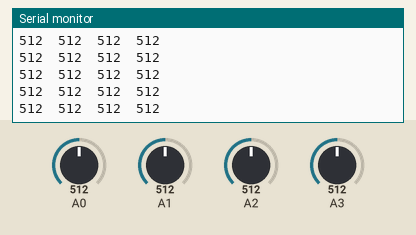
This sketch was run on a simulated Arduino Uno, built with avr-gcc and run on an emulated ATmega328P. Parts: the last lines printed to the serial monitor. The test bench sets the inputs (shaded band); at power-on: A0 = 512, A1 = 512, A2 = 512, A3 = 512.

Above: at 1.2 s.
1.3 s: A0 set to 716
At 1.34 s:
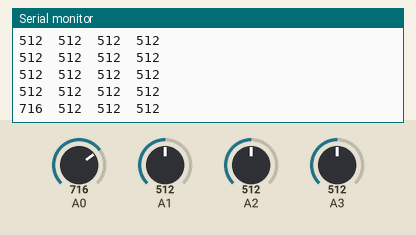
4.3 s: A1 set to 716
At 4.31 s:
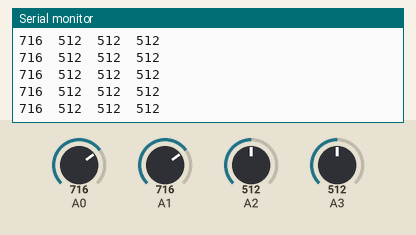
5.8 s: A2 set to 716
At 5.84 s:
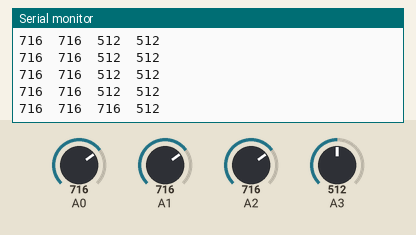
7.3 s: A3 set to 716
At 7.32 s:
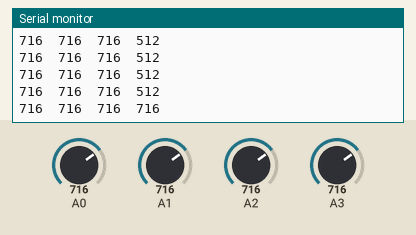
8.8 s: A0 set to 992
At 8.8 s:
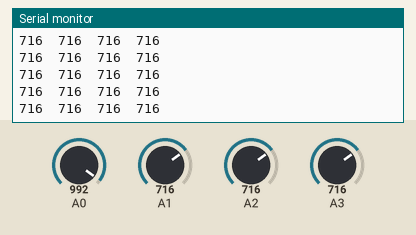
10.3 s: A1 set to 992
At 10.34 s:
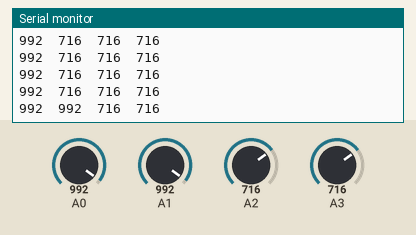
Timing chart, 0 to 12.8 s (numbered marks = the images above; inputs shaded):
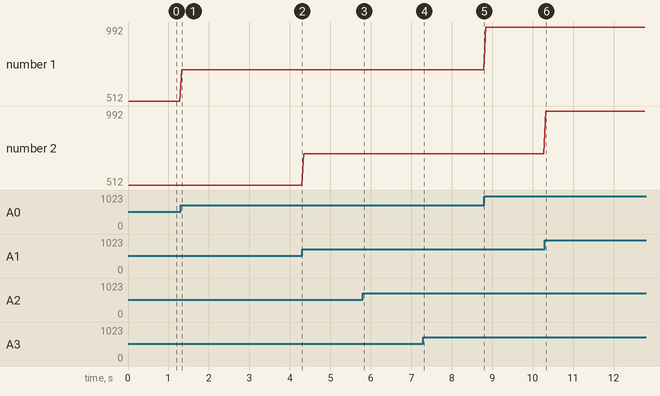

The sketch:

analog_pin_read.ino
```cpp
void setup() {
  Serial.begin(9600);
  analogReference(DEFAULT);

  pinMode(A0, INPUT);
  pinMode(A1, INPUT);
  pinMode(A2, INPUT);
  pinMode(A3, INPUT);
  pinMode(A4, INPUT);
  pinMode(A5, INPUT);

  Serial.println("A0 A1  A2  A3"); //15 tussen min en max
}

void loop() {
  Serial.print(analogRead(A0));
  Serial.print("\t");
  Serial.print(analogRead(A1));
  Serial.print("\t");
  Serial.print(analogRead(A2));
  Serial.print("\t");
  Serial.println(analogRead(A3));

  delay(50);
}//
/*

*/
```

Measured:
- after the input at 1.3 s, the serial monitor: prints a new line at once (image 1)
- after the input at 5.8 s, the serial monitor: prints a new line at once (image 3)
- after the input at 7.3 s, the serial monitor: prints a new line at once (image 4)
- after the input at 10.3 s, the serial monitor: prints a new line at once (image 6)
- plotted number 1: 512 → 716 after the input at 1.3 s, 716 → 992 after the input at 8.8 s
